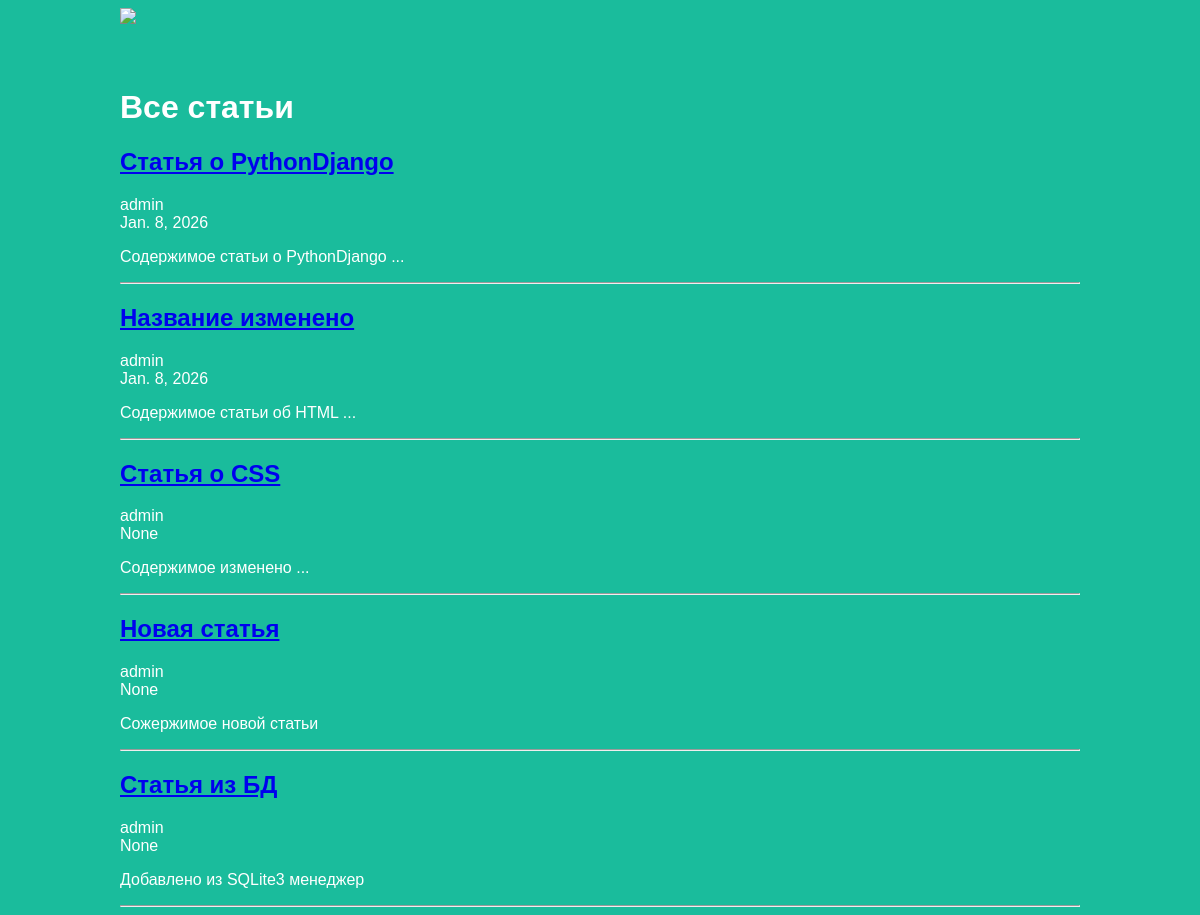
The page / on the database its author committed.
### articles/models.py (models this page shows, shortened)
class Article(models.Model):
    title = models.CharField(max_length=200)
    author = models.ForeignKey(User, on_delete=models.CASCADE)
    text = models.TextField()
    created_date = models.DateField(auto_now_add=True)

### articles/views.py (the view)
# urls.py: path('', views.archive, name='archive'),
def archive(request):
    return render(request, 'archive.html', {"posts": Article.objects.all()})

### articles/templates/archive.html (shortened to what this page needs)
<!DOCTYPE html>
<html lang="ru">
<head>
    <link rel="stylesheet" href="{{ STATIC_URL }}/static/article.css">
</head>
<body class="archive">
    <div class="header">
        <img src="https://lmsdo.rea.ru/pluginfile.php/14876/course/overviewfiles/8.png"
        style="height: 60px; width: auto;">
    </div>
    <h1>Все статьи</h1>
    {% for post in posts %}
        <div class="article">
            <h2><a href="{% url 'get_article' post.id %}">{{ post.title }}</a></h2>
            <p>
                {{ post.author.username }} <br>
                {{ post.created_date }}
            </p>
            <p>
                {{ post.text }}
            </p>
            <hr>
        </div>
    {% endfor %}
</body>
</html>

### articles/static/article.css (style rules this page uses)
body { background: #1abc9c; font-family: Tahoma, Arial, sans-serif; color: #ffffff; }
.header img { display: block; width: 318px; margin-left: auto; margin-right: auto; }
.archive { width: 960px; margin-left: auto; margin-right: auto; }

### rows shown on the page
Article: title "Статья о PythonDjango", author.username "admin", created_date "Jan. 8, 2026", text "Содержимое статьи о PythonDjango ..."
Article: title "Название изменено", author.username "admin", created_date "Jan. 8, 2026", text "Содержимое статьи об HTML ..."
Article: title "Статья о CSS", author.username "admin", created_date "None", text "Содержимое изменено ..."
Article: title "Новая статья", author.username "admin", created_date "None", text "Сожержимое новой статьи"
Article: title "Статья из БД", author.username "admin", created_date "None", text "Добавлено из SQLite3 менеджер"
